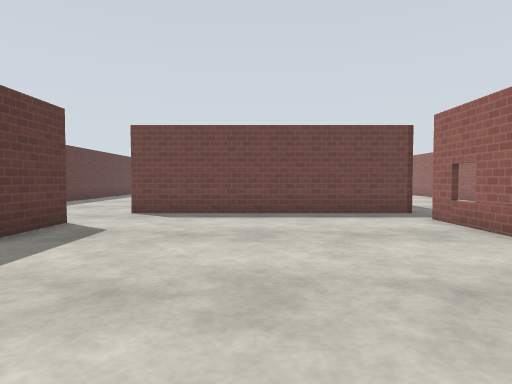
View 1 (above)

19 first-person views from a walk through a robot-simulator world made for Gazebo. The camera is 0.94 m above the floor, tilts 2° down and sees 75° across. The floor is counted in squares, 1 m on a side. Each view is taken from the middle of a square. On the plan, view 1 faces up. The plan holds only what a view shows up to about 12 squares ahead; the rest is blank. The place goes on beyond the plan. Gazebo's built-in surfaces are drawn with simple patterns.

View 2
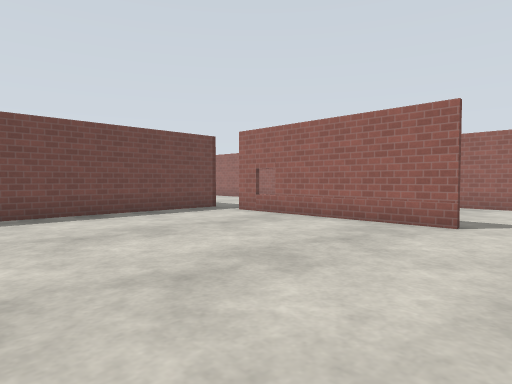

View 3
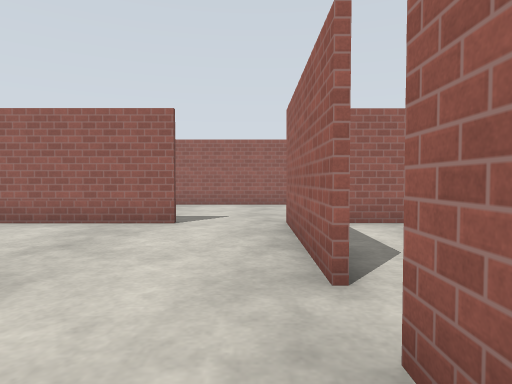

View 4
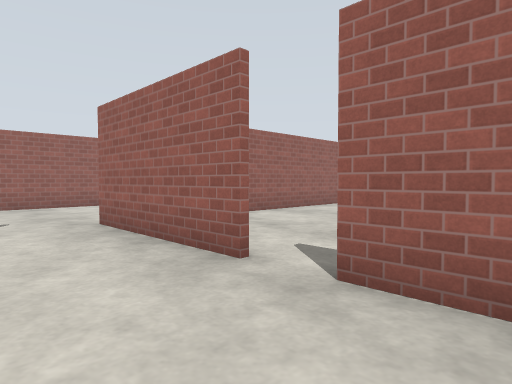

View 5
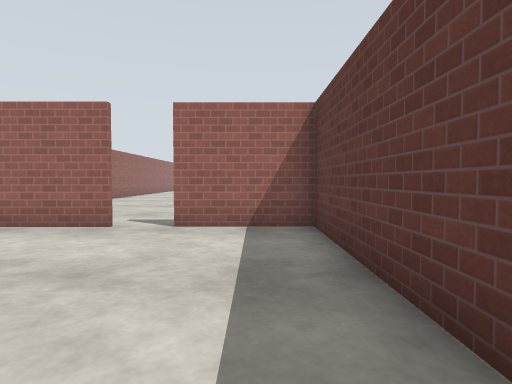

View 6
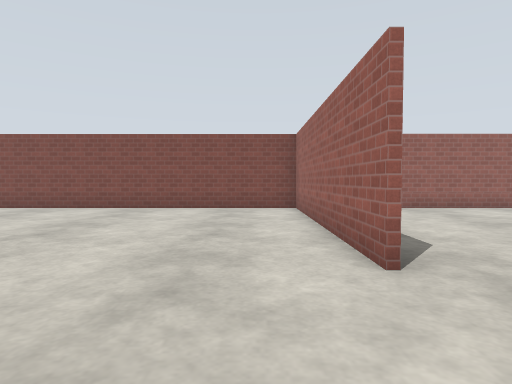

View 7
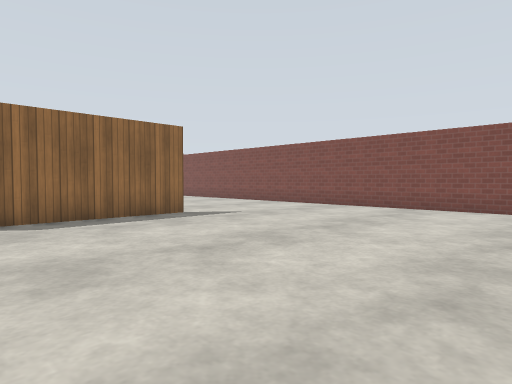

View 8
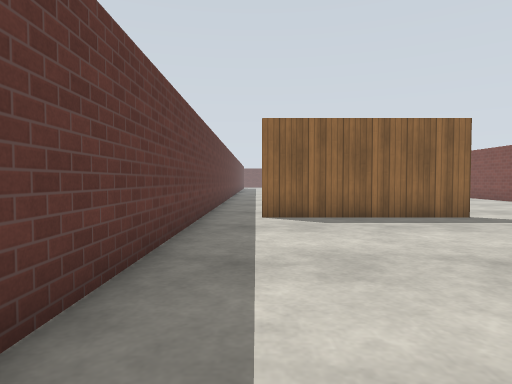

View 9
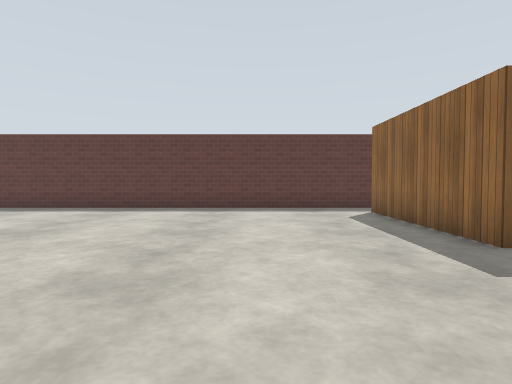

View 10
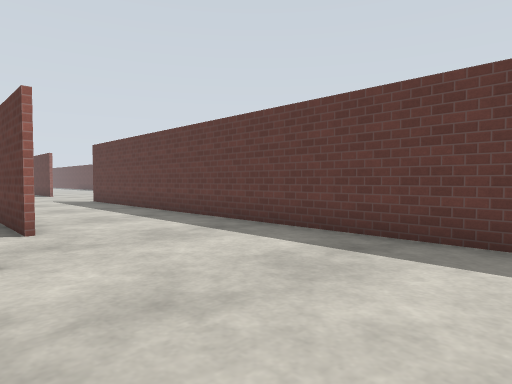

View 11
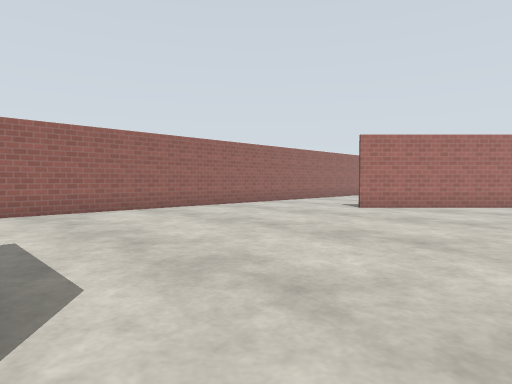

View 12
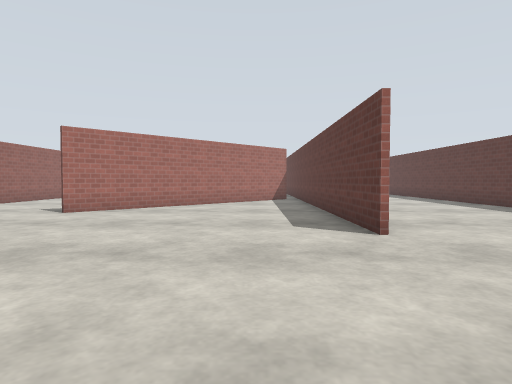

View 13
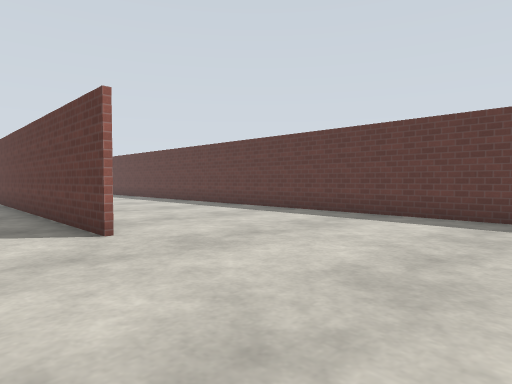

View 14
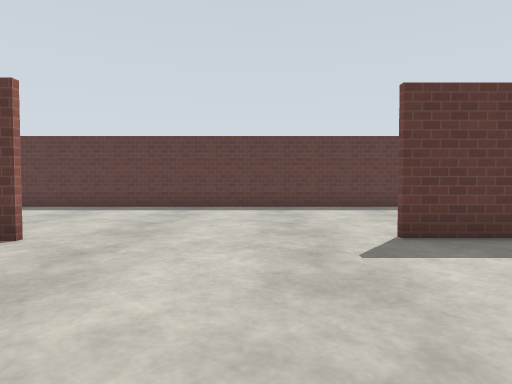

View 15
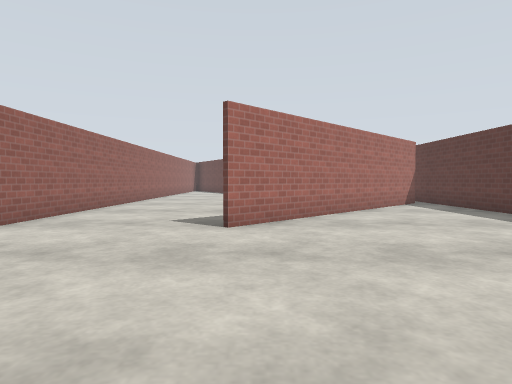

View 16
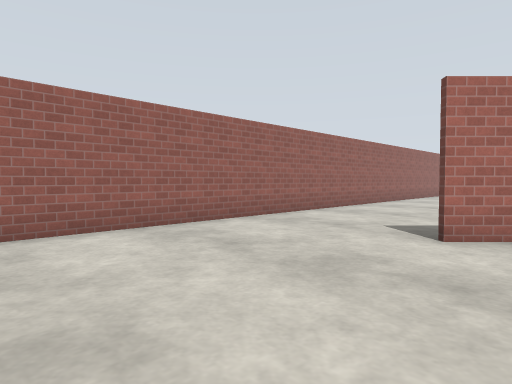

View 17
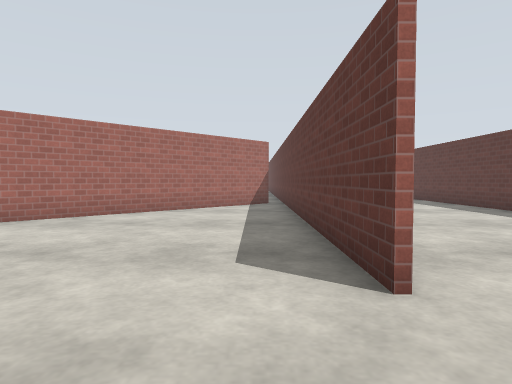

View 18
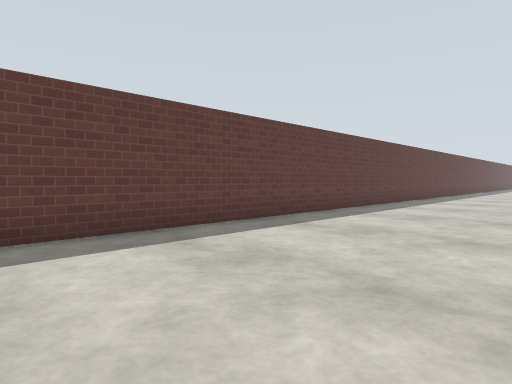

View 19
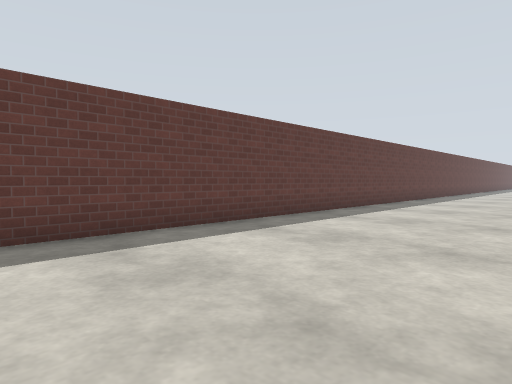

### Floor plan
Points are (right, up) in squares from view 1. A wall is a line through its corners. A room is listed if a view was taken in it or the views show most of it. See-through windows are left out.
Room 1 (views 1, 2, 3, 4, 5)
walls: (-0.1, -0.7) (3.5, -0.7); (4.3, 1.7) (4.3, 8.1); (-4.2, 7.4) (-4.2, -0.7) (-1.2, -0.7); (4.5, 9.5) (-3.6, 9.5)
ways out: opening at (-4, 8) to room 3; opening at (-1, -1) to room 3; opening at (4, 0.5); gap at (4, 8)
Room 2 (views 6, 7, 8, 9, 10)
walls: (-3.6, 9.6) (4.3, 9.6) (4.3, 19.5); (-1.5, 19.4) (-6.9, 19.4); (-8.4, 19.5) (-8.4, 8.6)
ways out: opening at (-5.5, 8) to room 3
Room 3 (views 11, 12, 13, 14, 15, 16, 17, 18, 19)
walls: (-8.4, 0.3) (-8.4, -1.7); (-8.1, -7.6) (-8.1, -17); (-8.4, 8.6) (-8.4, 2.4); (-5.9, -17) (-0.4, -11.5); (4.3, -17) (4.3, -2); (-14.8, 15.3) (-14.8, -17)
ways out: opening at (-4, 8) to room 1; opening at (-1, -1) to room 1; opening at (-5.5, 8) to room 2

Positions as (right, up) in squares from view 1, and headings:
1: (0, 0), facing up
2: (-3, 0), facing up-right
3: (-3, 0), facing right
4: (-3, 2), facing down-right
5: (-3, 6), facing down
6: (-7, 11), facing right
7: (-7, 11), facing up-right
8: (-7, 11), facing up
9: (3, 16), facing left
10: (-3, 14), facing down-left
11: (-6, -1), facing down-right
12: (-6, -2), facing down
13: (-6, -2), facing down-left
14: (-3, -4), facing left
15: (-1, -5), facing down
16: (-2, -6), facing down-right
17: (-7, -5), facing down
18: (-9, -3), facing up-left
19: (-9, 4), facing up-left
